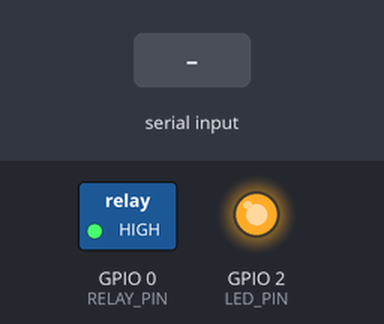
The sketch below on a simulated ESP8266 (NodeMCU). Shown: switched loads named in the sketch (green lamp = pin HIGH), output pins drawn as LEDs (lit = HIGH). The inputs (shaded band) are chosen by the test bench. WiFi joins after 1.5 s; servers stay silent unless stated; what the sketch prints to the serial monitor is not drawn.

Above: at 3.7 s.
3.8 s: "1" received over Serial
At 4.9 s:
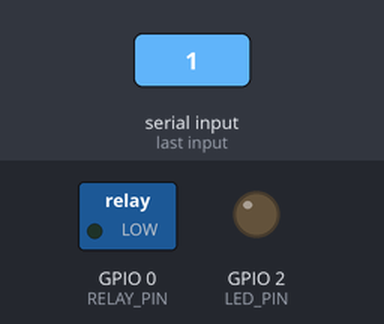
5.3 s: "s" received over Serial
8.3 s: "h" received over Serial
At 15.01 s:
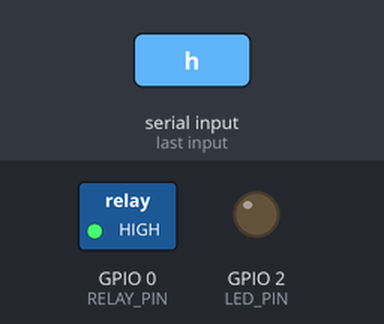
Timing chart, 0 to 15.8 s (numbered marks = the images above; inputs shaded):
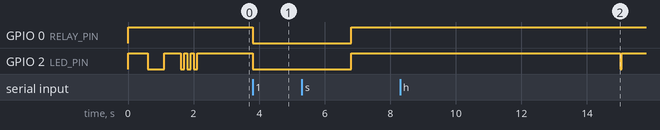

The sketch:

modulo_wifi_v1.ino
```cpp
/*
 * Cliente ESP8266-01S v3.2 - LÓGICA INVERTIDA
 *
 * SOLUCIÓN: El relay ahora funciona al revés
 * - GPIO0 = HIGH → Foco APAGADO (estado normal)
 * - GPIO0 = LOW → Foco ENCENDIDO
 *
 * Esto evita que el foco se encienda al iniciar
 */

#include <ESP8266WiFi.h>
#include <WiFiUdp.h>

// =============================================================================
// CONFIGURACIÓN - CAMBIAR ESTOS VALORES
// =============================================================================

const int MODULE_ID = 4;                          // CAMBIAR! (1-12) ID único

const char* ROUTER_SSID = "pmn_senviales";        // Nombre WiFi
const char* ROUTER_PASS = "2WC456403581";         // Contraseña

// CONFIGURACIÓN DE RED
IPAddress local_IP(192, 168, 0, 100 + MODULE_ID);
IPAddress gateway(192, 168, 0, 1);
IPAddress subnet(255, 255, 255, 0);
IPAddress master_IP(192, 168, 0, 100);

// =============================================================================
// CONFIGURACIÓN DEL SISTEMA
// =============================================================================

#define RELAY_PIN 0
#define LED_PIN 2
#define UDP_PORT 8888
#define AUTO_OFF_DELAY 3000
#define HEARTBEAT_INTERVAL 15000

// LÓGICA INVERTIDA PARA EL RELAY
#define RELAY_ON LOW     // LOW enciende el foco
#define RELAY_OFF HIGH   // HIGH apaga el foco (estado seguro)

// Variables globales
WiFiUDP udp;
bool relayOn = false;
unsigned long relayOnTime = 0;
unsigned long lastHeartbeat = 0;
unsigned long bootTime = 0;

// =============================================================================
// SETUP
// =============================================================================

void setup() {
  Serial.begin(115200);
  Serial.println(F("\n\nESP8266 v3.2 - Logica Invertida"));
  Serial.print(F("Modulo ID: "));
  Serial.println(MODULE_ID);

  bootTime = millis();

  // IMPORTANTE: Configurar relay ANTES de cualquier otra cosa
  pinMode(RELAY_PIN, OUTPUT);
  digitalWrite(RELAY_PIN, RELAY_OFF);  // Asegurar que empiece APAGADO

  // LED indicador
  pinMode(LED_PIN, OUTPUT);
  digitalWrite(LED_PIN, HIGH);  // LED apagado

  Serial.println(F("Relay configurado en modo INVERTIDO"));
  Serial.println(F("HIGH = Foco APAGADO (seguro)"));
  Serial.println(F("LOW = Foco ENCENDIDO"));

  // Pequeña pausa para estabilizar
  delay(100);

  // Conectar WiFi
  connectWiFi();
}

// =============================================================================
// LOOP
// =============================================================================

void loop() {
  // Verificar WiFi
  if (WiFi.status() != WL_CONNECTED) {
    Serial.println(F("WiFi perdido!"));
    digitalWrite(RELAY_PIN, RELAY_OFF);  // Seguridad: apagar relay
    delay(5000);
    ESP.restart();
  }

  // Auto-apagar relay
  if (relayOn && millis() - relayOnTime >= AUTO_OFF_DELAY) {
    turnOffRelay();
    Serial.println(F("Auto OFF"));
  }

  // Heartbeat
  if (millis() - lastHeartbeat > HEARTBEAT_INTERVAL) {
    digitalWrite(LED_PIN, LOW);   // LED on durante HB
    sendHeartbeat();
    lastHeartbeat = millis();
    delay(50);
    digitalWrite(LED_PIN, HIGH);  // LED off
  }

  // Escuchar UDP
  handleUDP();

  // Estado cada 30 segundos
  static unsigned long lastStatus = 0;
  if (millis() - lastStatus > 30000) {
    printStatus();
    lastStatus = millis();
  }

  // Comandos serie
  if (Serial.available()) {
    char cmd = Serial.read();
    switch(cmd) {
      case '1': turnOnRelay(); break;
      case '0': turnOffRelay(); break;
      case 's': printStatus(); break;
      case 'h': sendHeartbeat(); break;
    }
  }

  delay(10);
}

// =============================================================================
// FUNCIONES DE CONTROL DEL RELAY
// =============================================================================

void turnOnRelay() {
  digitalWrite(RELAY_PIN, RELAY_ON);   // LOW = Encender
  digitalWrite(LED_PIN, LOW);          // LED encendido
  relayOn = true;
  relayOnTime = millis();
  Serial.println(F(">>> RELAY ON (GPIO0 = LOW) <<<"));
}

void turnOffRelay() {
  digitalWrite(RELAY_PIN, RELAY_OFF);  // HIGH = Apagar
  digitalWrite(LED_PIN, HIGH);         // LED apagado
  relayOn = false;
  Serial.println(F(">>> RELAY OFF (GPIO0 = HIGH) <<<"));
}

// =============================================================================
// FUNCIONES WiFi
// =============================================================================

void connectWiFi() {
  Serial.println(F("\nConfigurando IP estatica..."));

  if (!WiFi.config(local_IP, gateway, subnet)) {
    Serial.println(F("Error config IP!"));
  }

  Serial.print(F("Conectando WiFi"));
  WiFi.mode(WIFI_STA);
  WiFi.begin(ROUTER_SSID, ROUTER_PASS);

  int attempts = 0;
  while (WiFi.status() != WL_CONNECTED && attempts < 30) {
    delay(500);
    Serial.print(F("."));

    // Asegurar que relay siga apagado durante conexión
    digitalWrite(RELAY_PIN, RELAY_OFF);

    digitalWrite(LED_PIN, attempts % 2);
    attempts++;
  }

  if (WiFi.status() == WL_CONNECTED) {
    Serial.println(F("\nConectado!"));
    Serial.print(F("IP: "));
    Serial.println(WiFi.localIP());

    // Parpadeo de confirmación
    for (int i = 0; i < 3; i++) {
      digitalWrite(LED_PIN, LOW);
      delay(100);
      digitalWrite(LED_PIN, HIGH);
      delay(100);
    }

    udp.begin(UDP_PORT);
    announcePresence();

  } else {
    Serial.println(F("\nError WiFi!"));
    delay(5000);
    ESP.restart();
  }
}

void announcePresence() {
  Serial.print(F("Anunciando al maestro..."));

  for (int i = 0; i < 3; i++) {
    udp.beginPacket(master_IP, UDP_PORT);
    udp.print(F("HELLO:"));
    udp.print(MODULE_ID);
    udp.print(F(":"));
    udp.print(local_IP);
    udp.endPacket();
    delay(100);
  }
  Serial.println(F(" OK"));
}

void sendHeartbeat() {
  udp.beginPacket(master_IP, UDP_PORT);
  udp.print(F("HB:"));
  udp.print(MODULE_ID);
  udp.print(F(":"));
  udp.print(relayOn ? 1 : 0);
  udp.print(F(":v3.2"));
  udp.endPacket();

  Serial.print(F("♥"));
}

void handleUDP() {
  if (!udp.parsePacket()) return;

  char buffer[32];
  int len = udp.read(buffer, 31);
  buffer[len] = 0;

  IPAddress senderIP = udp.remoteIP();

  // Solo aceptar del maestro
  if (senderIP == master_IP) {
    if (strcmp(buffer, "ON") == 0) {
      turnOnRelay();
    }
    else if (strcmp(buffer, "OFF") == 0) {
      turnOffRelay();
    }
    else if (strcmp(buffer, "PING") == 0) {
      udp.beginPacket(senderIP, UDP_PORT);
      udp.print(F("PONG:"));
      udp.print(MODULE_ID);
      udp.endPacket();
      Serial.print(F("O"));
    }
  }
}

void printStatus() {
  Serial.println(F("\n=== STATUS ==="));
  Serial.print(F("Modulo: "));
  Serial.println(MODULE_ID);
  Serial.print(F("Relay: "));
  Serial.print(relayOn ? F("ON") : F("OFF"));
  Serial.print(F(" (GPIO0="));
  Serial.print(digitalRead(RELAY_PIN) ? F("HIGH)") : F("LOW)"));
  Serial.print(F(" WiFi: "));
  Serial.print(WiFi.RSSI());
  Serial.println(F(" dBm"));
  Serial.println(F("Comandos: 1=ON, 0=OFF, s=status"));
}
```

Measured:
- after the input at 3.8 s, GPIO 0 (RELAY_PIN), GPIO 2 (LED_PIN): HIGH → LOW at once
